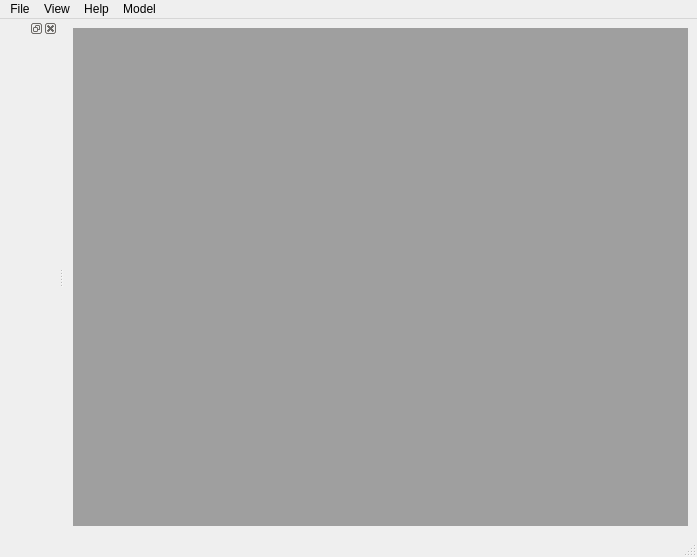
<?xml version="1.0" encoding="UTF-8"?>
<ui version="4.0">
 <class>ModelDesigner</class>
 <widget class="QMainWindow" name="ModelDesigner">
  <property name="geometry">
   <rect>
    <x>0</x>
    <y>0</y>
    <width>697</width>
    <height>557</height>
   </rect>
  </property>
  <property name="windowTitle">
   <string>Zing Model Designer</string>
  </property>
  <widget class="QWidget" name="centralwidget">
   <layout class="QHBoxLayout" name="horizontalLayout">
    <item>
     <widget class="QMdiArea" name="mdiArea"/>
    </item>
   </layout>
  </widget>
  <widget class="QMenuBar" name="menubar">
   <property name="geometry">
    <rect>
     <x>0</x>
     <y>0</y>
     <width>697</width>
     <height>26</height>
    </rect>
   </property>
   <widget class="QMenu" name="menu">
    <property name="title">
     <string>File</string>
    </property>
    <addaction name="actionnewproject"/>
    <addaction name="actionnewstm"/>
    <addaction name="actionopen"/>
    <addaction name="actionsave"/>
   </widget>
   <widget class="QMenu" name="menu_2">
    <property name="title">
     <string>View</string>
    </property>
    <addaction name="actionfilemanager"/>
   </widget>
   <widget class="QMenu" name="menu_4">
    <property name="title">
     <string>Help</string>
    </property>
    <addaction name="actionhelp"/>
    <addaction name="actionabout"/>
   </widget>
   <widget class="QMenu" name="menu_3">
    <property name="title">
     <string>Model</string>
    </property>
    <addaction name="actionPowerlink"/>
    <addaction name="actionModbus"/>
    <addaction name="actionTCP_IP_Simplify"/>
   </widget>
   <addaction name="menu"/>
   <addaction name="menu_2"/>
   <addaction name="menu_4"/>
   <addaction name="menu_3"/>
  </widget>
  <widget class="QStatusBar" name="statusbar"/>
  <widget class="QDockWidget" name="dockWidget">
   <attribute name="dockWidgetArea">
    <number>1</number>
   </attribute>
   <widget class="QWidget" name="dockWidgetContents"/>
  </widget>
  <action name="actionnewstm">
   <property name="text">
    <string>New STM(&amp;S)</string>
   </property>
  </action>
  <action name="actionopen">
   <property name="text">
    <string>Open(Ctrl+O)</string>
   </property>
  </action>
  <action name="actionsave">
   <property name="text">
    <string>Save(Ctrl+S)</string>
   </property>
  </action>
  <action name="actionclose">
   <property name="text">
    <string>关闭</string>
   </property>
  </action>
  <action name="actionignore">
   <property name="text">
    <string>忽略单元格</string>
   </property>
  </action>
  <action name="actionnormal">
   <property name="text">
    <string>常规单元格</string>
   </property>
  </action>
  <action name="actiondelete">
   <property name="text">
    <string>删除</string>
   </property>
  </action>
  <action name="actionfilemanager">
   <property name="text">
    <string>Resource browser</string>
   </property>
  </action>
  <action name="actionnewproject">
   <property name="text">
    <string>New Project(&amp;N)</string>
   </property>
  </action>
  <action name="actionabout">
   <property name="text">
    <string>Version information</string>
   </property>
  </action>
  <action name="actionPowerlink">
   <property name="text">
    <string>PowerLink</string>
   </property>
  </action>
  <action name="actionModbus">
   <property name="text">
    <string>ModBus</string>
   </property>
  </action>
  <action name="actionhelp">
   <property name="text">
    <string>Instructions</string>
   </property>
  </action>
  <action name="actionTCP_IP_Simplify">
   <property name="text">
    <string>TCP/IP</string>
   </property>
  </action>
 </widget>
 <resources/>
 <connections/>
</ui>
